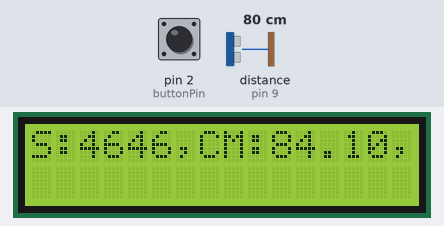
Recording of a sketch running on a simulated Arduino Uno, built with avr-gcc and run on an emulated ATmega328P. Parts: 16×2 character LCD. Wiring (inferred from the names in the program): ultrasonic range finder: trigger pin 8; echo pin 9. The inputs (shaded band) are chosen by the test bench; at power-on: distance to the obstacle (sensor on pin 9) 80 cm, pin 2 (buttonPin) LOW. The echo pulse lasts 58.3 µs per cm; what the sketch prints to the serial monitor is not drawn.

Above: at 1.6 s.
1.7 s: distance to the obstacle (sensor on pin 9) set to 2 cm
At 2.8 s:
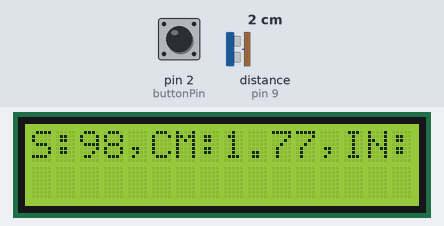
3.5 s: distance to the obstacle (sensor on pin 9) set to 4 cm
At 4.9 s:
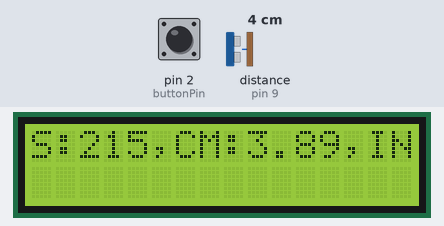
8.3 s: distance to the obstacle (sensor on pin 9) set to 9 cm
At 9.9 s:
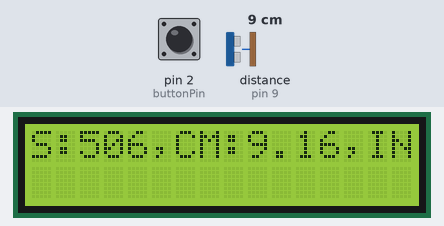
Timing chart, 0 to 11.4 s (numbered marks = the images above; inputs shaded):
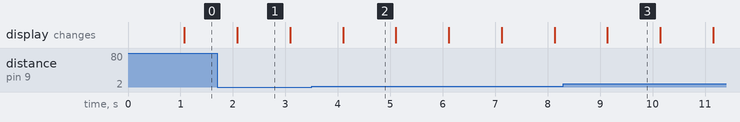

The sketch:

Lab9.ino
```cpp
//Lab09-Ultrasonic
// HCSR04Ultrasonic/examples/UltrasonicDemo/UltrasonicDemo.pde
#include <Ultrasonic.h>


// 引用 LiquidCrystal Library
#include <LiquidCrystal.h>

// 建立 LiquidCrystal 的變數 lcd
//                 LCD 接腳:  rs, enable, d4, d5, d6, d7
//      對應到 Arduino 接腳:  12,     11,  5,  4,  3,  2
LiquidCrystal lcd(12, 11, 5, 4, 3, 6);


#define TRIGGER_PIN  8
#define ECHO_PIN     9

volatile int buttonState;
const int interruptNumber = 0;

const int buttonPin = 2;

Ultrasonic ultrasonic(TRIGGER_PIN, ECHO_PIN);

void setup()
{
  Serial.begin(9600);
  pinMode(buttonPin, INPUT);

  // 把外部中斷(interrupt 0)連接到 buttonStateChanged() 函式
  // CHANGE 是指當 pin 狀態改變時就觸發中斷，不管是從 HIGH 到 LOW 或從 LOW 到 HIGH
  attachInterrupt(interruptNumber, buttonStateChanged, CHANGE);


  //


  // 設定 LCD 的行列數目 (2 x 16)
  lcd.begin(16, 2);


  // 列印 "Hello World" 訊息到 LCD 上
  lcd.print("03050485");

  // 將游標設到 column 0, line 1
  // (注意: line 1 是第二行(row)，因為是從 0 開始數起):
  lcd.setCursor(0, 1);

//  lcd.print("Hana Sun");

}

void loop()
{

  lcd.scrollDisplayLeft();
  delay(1000);
  showSonic();

}

// Interrupt 0 的中斷處理函式
// 讀取 buttonPin 的狀態，並反應到 ledPin 上
void buttonStateChanged() {
  buttonState = digitalRead(buttonPin);
//  buttonState = !buttonState;
  Serial.print("buttonState = ");
  Serial.println(buttonState);

 // showSonic();
//  delay(500);
}

void showSonic(){
  float cmMsec, inMsec;
  long microsec = ultrasonic.timing();

  cmMsec = ultrasonic.convert(microsec, Ultrasonic::CM); // 計算距離，單位: 公分
  inMsec = ultrasonic.convert(microsec, Ultrasonic::IN); // 計算距離，單位: 英吋

  lcd.clear();
  lcd.print("MS:");
  lcd.print(microsec);
  lcd.print(",CM:");
  lcd.print(cmMsec);
  lcd.print(",IN:");
  lcd.print(inMsec);

  Serial.print("MS:");
  Serial.print(microsec);
  Serial.print(",CM:");
  Serial.print(cmMsec);
  Serial.print(",IN:");
  Serial.println(inMsec);

  lcd.setCursor(0, 1);
}
```

Measured:
- after the input at 1.7 s, the display: first changes after 0.38 s (image 1 shows a later state)
- after the input at 8.3 s, the display: first changes after 0.84 s (image 3 shows a later state)
- what the display in image 1 shows lasts 1.0 s, from 2.1 s to 3.1 s
